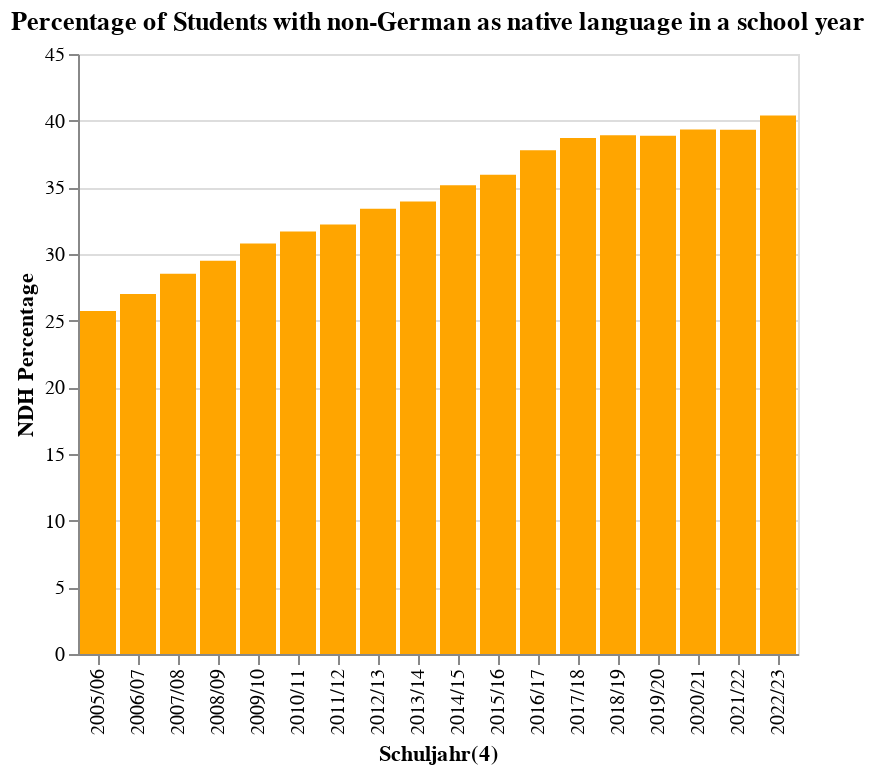

Source (notebook cell):
### Code cell
chart2 = alt.Chart(df).mark_bar().encode(
    x='Schuljahr(4):O',
    y='NDH Percentage:Q',
    color=alt.value('orange'),
    tooltip=['Schuljahr(4)', 'NDH Percentage']
).properties(
    title='Percentage of Students with non-German as native language in a school year'
)
chart2.show()

### Figure 1 — Vega-Lite specification as saved in the notebook (floating-point values rounded to 4 significant figures)
{"config": {"view": {"continuousWidth": 300, "continuousHeight": 300}}, "data": {"name": "data-473e041b59a7b6dd5ccb86630b545ba2"}, "mark": {"type": "bar"}, "encoding": {"color": {"value": "orange"}, "tooltip": [{"field": "Schuljahr(4)", "type": "nominal"}, {"field": "NDH Percentage", "type": "quantitative"}], "x": {"field": "Schuljahr(4)", "type": "ordinal"}, "y": {"field": "NDH Percentage", "type": "quantitative"}}, "title": "Percentage of Students with non-German as native language in a school year", "$schema": "https://vega.github.io/schema/vega-lite/v5.20.1.json", "datasets": {"data-473e041b59a7b6dd5ccb86630b545ba2": [{"Schuljahr(4)": "2005/06", "Deutsche Schülerinnen": 141315, "Deutsche Schüler": 143959, "Ausländische Schülerinnen": 27379, "Ausländische Schüler": 28975, "NDH (nichtdeutsche Herkunftssprache) (5)": 87860.0, "Total Students": 341628, "Deutsche Studenten": 83.5, "Ausländische Studenten": 16.5, "NDH Percentage": 25.72}, {"Schuljahr(4)": "2006/07", "Deutsche Schülerinnen": 139077, "Deutsche Schüler": 141588, "Ausländische Schülerinnen": 26363, "Ausländische Schüler": 27851, "NDH (nichtdeutsche Herkunftssprache) (5)": 90440.0, "Total Students": 334879, "Deutsche Studenten": 83.81, "Ausländische Studenten": 16.19, "NDH Percentage": 27.01}, {"Schuljahr(4)": "2007/08", "Deutsche Schülerinnen": 137164, "Deutsche Schüler": 139530, "Ausländische Schülerinnen": 25164, "Ausländische Schüler": 26522, "NDH (nichtdeutsche Herkunftssprache) (5)": 93630.0, "Total Students": 328380, "Deutsche Studenten": 84.26, "Ausländische Studenten": 15.74, "NDH Percentage": 28.51}, {"Schuljahr(4)": "2008/09", "Deutsche Schülerinnen": 135757, "Deutsche Schüler": 138435, "Ausländische Schülerinnen": 23878, "Ausländische Schüler": 25150, "NDH (nichtdeutsche Herkunftssprache) (5)": 95320.0, "Total Students": 323220, "Deutsche Studenten": 84.83, "Ausländische Studenten": 15.17, "NDH Percentage": 29.49}, {"Schuljahr(4)": "2009/10", "Deutsche Schülerinnen": 135160, "Deutsche Schüler": 138761, "Ausländische Schülerinnen": 23052, "Ausländische Schüler": 23897, "NDH (nichtdeutsche Herkunftssprache) (5)": 98820.0, "Total Students": 320870, "Deutsche Studenten": 85.37, "Ausländische Studenten": 14.63, "NDH Percentage": 30.8}, {"Schuljahr(4)": "2010/11", "Deutsche Schülerinnen": 136289, "Deutsche Schüler": 139578, "Ausländische Schülerinnen": 21672, "Ausländische Schüler": 22519, "NDH (nichtdeutsche Herkunftssprache) (5)": 101400.0, "Total Students": 320058, "Deutsche Studenten": 86.19, "Ausländische Studenten": 13.81, "NDH Percentage": 31.68}, {"Schuljahr(4)": "2011/12", "Deutsche Schülerinnen": 137954, "Deutsche Schüler": 141271, "Ausländische Schülerinnen": 20729, "Ausländische Schüler": 21636, "NDH (nichtdeutsche Herkunftssprache) (5)": 103600.0, "Total Students": 321590, "Deutsche Studenten": 86.83, "Ausländische Studenten": 13.17, "NDH Percentage": 32.21}, {"Schuljahr(4)": "2012/13", "Deutsche Schülerinnen": 137033, "Deutsche Schüler": 140980, "Ausländische Schülerinnen": 20181, "Ausländische Schüler": 21093, "NDH (nichtdeutsche Herkunftssprache) (5)": 106600.0, "Total Students": 319287, "Deutsche Studenten": 87.07, "Ausländische Studenten": 12.93, "NDH Percentage": 33.39}, {"Schuljahr(4)": "2013/14", "Deutsche Schülerinnen": 139728, "Deutsche Schüler": 143679, "Ausländische Schülerinnen": 19840, "Ausländische Schüler": 20778, "NDH (nichtdeutsche Herkunftssprache) (5)": 110000.0, "Total Students": 324025, "Deutsche Studenten": 87.46, "Ausländische Studenten": 12.54, "NDH Percentage": 33.94}, {"Schuljahr(4)": "2014/15", "Deutsche Schülerinnen": 141713, "Deutsche Schüler": 146122, "Ausländische Schülerinnen": 20676, "Ausländische Schüler": 21721, "NDH (nichtdeutsche Herkunftssprache) (5)": 116100.0, "Total Students": 330232, "Deutsche Studenten": 87.16, "Ausländische Studenten": 12.84, "NDH Percentage": 35.15}, {"Schuljahr(4)": "2015/16", "Deutsche Schülerinnen": 143716, "Deutsche Schüler": 148255, "Ausländische Schülerinnen": 21322, "Ausländische Schüler": 22633, "NDH (nichtdeutsche Herkunftssprache) (5)": 120800.0, "Total Students": 335926, "Deutsche Studenten": 86.92, "Ausländische Studenten": 13.08, "NDH Percentage": 35.95}, {"Schuljahr(4)": "2016/17", "Deutsche Schülerinnen": 145108, "Deutsche Schüler": 149506, "Ausländische Schülerinnen": 24348, "Ausländische Schüler": 27256, "NDH (nichtdeutsche Herkunftssprache) (5)": 130800.0, "Total Students": 346218, "Deutsche Studenten": 85.09, "Ausländische Studenten": 14.91, "NDH Percentage": 37.79}, {"Schuljahr(4)": "2017/18", "Deutsche Schülerinnen": 146297, "Deutsche Schüler": 151081, "Ausländische Schülerinnen": 25635, "Ausländische Schüler": 28236, "NDH (nichtdeutsche Herkunftssprache) (5)": 135900.0, "Total Students": 351249, "Deutsche Studenten": 84.66, "Ausländische Studenten": 15.34, "NDH Percentage": 38.7}, {"Schuljahr(4)": "2018/19", "Deutsche Schülerinnen": 147945, "Deutsche Schüler": 152767, "Ausländische Schülerinnen": 26884, "Ausländische Schüler": 29367, "NDH (nichtdeutsche Herkunftssprache) (5)": 138900.0, "Total Students": 356963, "Deutsche Studenten": 84.24, "Ausländische Studenten": 15.76, "NDH Percentage": 38.91}, {"Schuljahr(4)": "2019/20", "Deutsche Schülerinnen": 149170, "Deutsche Schüler": 154286, "Ausländische Schülerinnen": 28647, "Ausländische Schüler": 31052, "NDH (nichtdeutsche Herkunftssprache) (5)": 141200.0, "Total Students": 363155, "Deutsche Studenten": 83.56, "Ausländische Studenten": 16.44, "NDH Percentage": 38.87}, {"Schuljahr(4)": "2020/21", "Deutsche Schülerinnen": 151125, "Deutsche Schüler": 155977, "Ausländische Schülerinnen": 30252, "Ausländische Schüler": 32487, "NDH (nichtdeutsche Herkunftssprache) (5)": 145500.0, "Total Students": 369841, "Deutsche Studenten": 83.04, "Ausländische Studenten": 16.96, "NDH Percentage": 39.34}, {"Schuljahr(4)": "2021/22", "Deutsche Schülerinnen": 153165, "Deutsche Schüler": 158129, "Ausländische Schülerinnen": 31480, "Ausländische Schüler": 33704, "NDH (nichtdeutsche Herkunftssprache) (5)": 148000.0, "Total Students": 376478, "Deutsche Studenten": 82.69, "Ausländische Studenten": 17.31, "NDH Percentage": 39.32}, {"Schuljahr(4)": "2022/23", "Deutsche Schülerinnen": 154297, "Deutsche Schüler": 159400, "Ausländische Schülerinnen": 36354, "Ausländische Schüler": 38576, "NDH (nichtdeutsche Herkunftssprache) (5)": 157000.0, "Total Students": 388627, "Deutsche Studenten": 80.72, "Ausländische Studenten": 19.28, "NDH Percentage": 40.4}]}}
